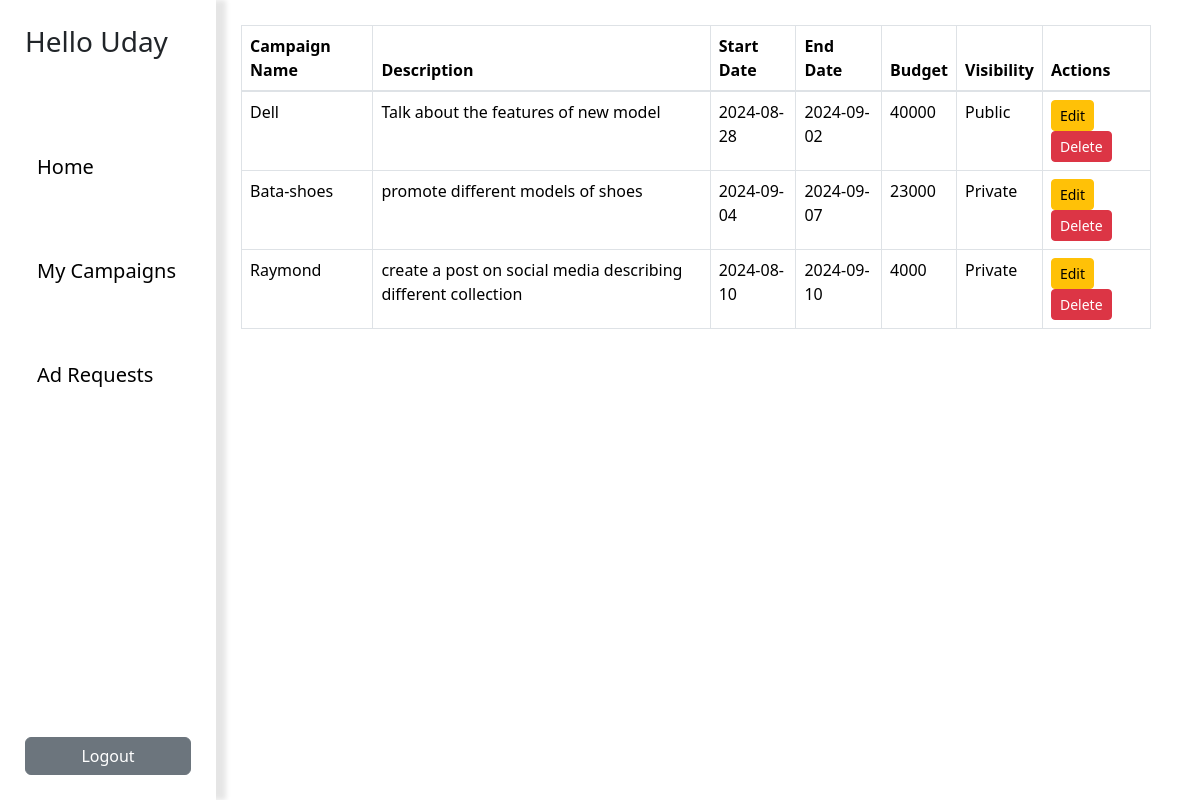
Page /manage_my_campaigns (signed in) on the committed database.
### website/models.py (models this page shows, shortened)
class User(db.Model, UserMixin):
    __tablename__='user'
    usr_id=db.Column(db.Integer, nullable=False,primary_key=True, autoincrement=True)
    usr_name=db.Column(db.String, nullable=False, unique=True)
    name=db.Column(db.String, nullable=False)
    mail=db.Column(db.String, nullable=False, unique=True)
    password=db.Column(db.String, nullable=False)
    role=db.Column(db.String, nullable=False)
    campaigns = db.relationship('Campaign', back_populates='user', lazy=True)
    influencer = db.relationship('Influencer', back_populates='user', uselist=False)
    ad_requests = db.relationship('Ad_request', back_populates='sponsor')

class Campaign(db.Model):
    __tablename__='campaign'
    campaign_id=db.Column(db.Integer, primary_key=True, unique=True, nullable=False)
    campaign_name=db.Column(db.String, nullable=False)
    description=db.Column(db.String, nullable=False)
    start_date=db.Column(db.Date, nullable=False)
    end_date=db.Column(db.Date, nullable=False)
    budget=db.Column(db.Integer, nullable=False)
    visibility=db.Column(db.String, nullable=False)
    user_id = db.Column(db.Integer, db.ForeignKey('user.usr_id'), nullable=False)
    user = db.relationship('User', back_populates='campaigns')

### website/views.py (the view)
@views.route("/manage_my_campaigns")
@flask_login.login_required
def manage_campaigns():
    my_campaigns=Campaign.query.filter_by(user_id=current_user.usr_id).all()
    return render_template('my_campaigns.html',campaigns=my_campaigns,sponsor_name=current_user.name)

### website/__init__.py (called while the page is built)
def create_app():
    app=Flask(__name__)
    app.config['SQLALCHEMY_DATABASE_URI'] = 'sqlite:///database.sqlite3'
    app.secret_key='secretkey'
    db.init_app(app)
    from .views import views
    from .auth import auth
    app.register_blueprint(views, url_prefix="/")
    app.register_blueprint(auth, url_prefix="/")
    create_database(app)
    login_manager = LoginManager()
    login_manager.init_app(app)
    login_manager.login_view = 'login'
    from .models import User
    @login_manager.user_loader
    def load_user(usr_id):
        return User.query.get(int(usr_id))
    return app

### website/templates/my_campaigns.html
{% extends "sponsor_base.html" %}
{% block content %}
    <table class="table table-bordered">
        <thead>
            <tr>
                <th>Campaign Name</th>
                <th>Description</th>
                <th>Start Date</th>
                <th>End Date</th>
                <th>Budget</th>
                <th>Visibility</th>
                <th>Actions</th>
            </tr>
        </thead>
        <tbody>
            {% for campaign in campaigns %}
                <tr>
                    <td>{{ campaign.campaign_name }}</td>
                    <td>{{ campaign.description }}</td>
                    <td>{{ campaign.start_date }}</td>
                    <td>{{ campaign.end_date }}</td>
                    <td>{{ campaign.budget }}</td>
                    <td>{{ campaign.visibility }}</td>
                    <td>
                        <a href="{{ url_for('views.edit_campaign', campaign_id=campaign.campaign_id) }}" class="btn btn-warning btn-sm">Edit</a>
                        <form action="{{ url_for('views.delete_campaign', campaign_id=campaign.campaign_id) }}" method="post" style="display:inline;">
                            <button type="submit" class="btn btn-danger btn-sm">Delete</button>
                        </form>
                    </td>
                </tr>
                {% else %}
                <tr>
                    <td colspan="7">No Campaigns found.</td>
                </tr>
            {% endfor %}
        </tbody>
    </table>
{% endblock %}

### website/templates/sponsor_base.html (shortened to what this page needs)
{% extends "base.html" %}
{% block side_bar_options %}
<h3>Hello {{sponsor_name}}</h3>
<br>
<br>
<br>
<nav class="navbar bg-body">
    <div class="container-fluid">
        <a class="navbar-brand" href="{{ url_for('views.sponsor_home') }}">Home</a>
    </div>
</nav>
<br>
<br>
<nav class="navbar bg-body">
    <div class="container-fluid">
        <a class="navbar-brand" href="{{ url_for('views.manage_campaigns') }}">My Campaigns</a>
    </div>
</nav>
<br>
<br>
<nav class="navbar bg-body">
    <div class="container-fluid">
        <a class="navbar-brand" href="{{url_for('views.manage_requests')}}">Ad Requests</a>
    </div>
</nav>
<br>
{% endblock %}

### website/templates/base.html (style rules this page uses)
body { display: flex; margin: 10; justify-content: center; max-height: fit-content; }

### rows in the picture
User: name "Uday"
Campaign: campaign_name "Dell", description "Talk about the features of new model", start_date "2024-08-28", end_date "2024-09-02", budget "40000", visibility "Public"
Campaign: campaign_name "Bata-shoes", description "promote different models of shoes", start_date "2024-09-04", end_date "2024-09-07", budget "23000", visibility "Private"
Campaign: campaign_name "Raymond", description "create a post on social media describing different collection", start_date "2024-08-10", end_date "2024-09-10", budget "4000", visibility "Private"
